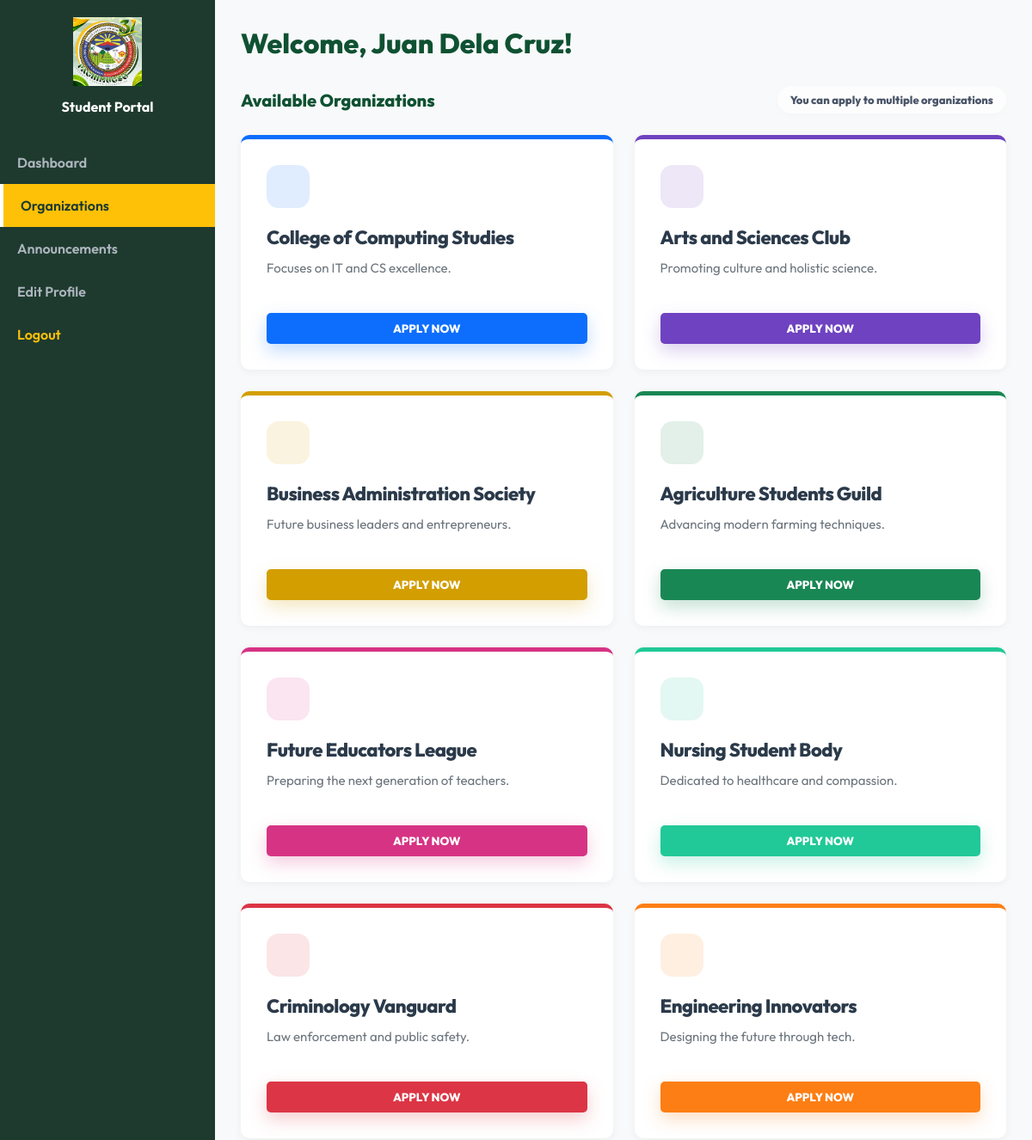
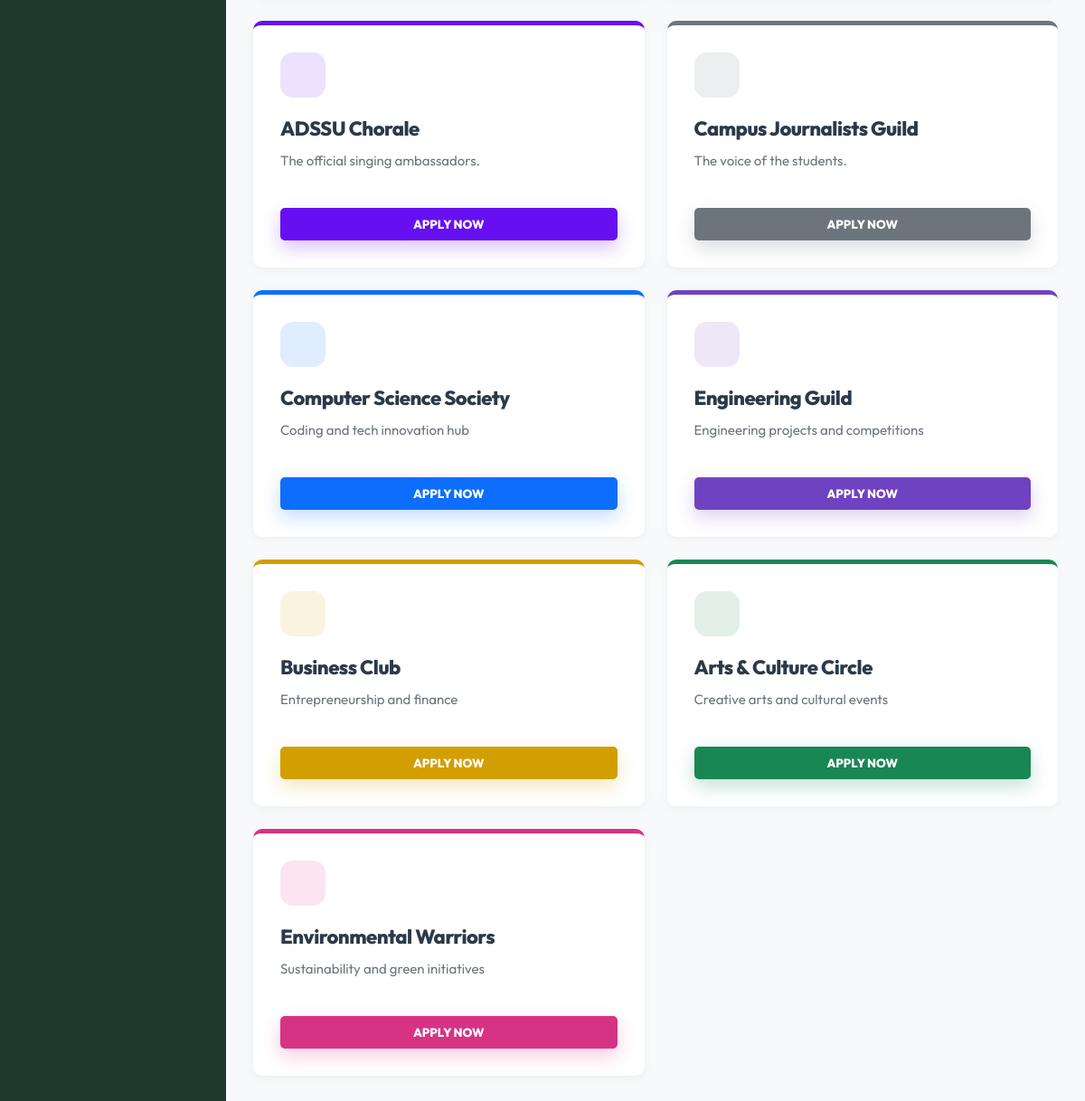
Screenshot of /student/organizations.php (signed in) with the database file from the repository (2 pictures, top to bottom).
### tables this page shows
CREATE TABLE IF NOT EXISTS `organizations` (
    `id` INT AUTO_INCREMENT PRIMARY KEY,
    `name` VARCHAR(255) NOT NULL,
    `description` TEXT,
    `created_at` TIMESTAMP DEFAULT CURRENT_TIMESTAMP
);

### student/organizations.php (the view, shortened to what this page needs)
<?php
require_once 'student_header.php';
$myApps = [];
?>
<div class="card" style="background: transparent; box-shadow: none; border: none; padding: 0;">
    <div style="display: flex; justify-content: space-between; align-items: center; margin-bottom: 25px;">
        <div class="card-title" style="margin: 0;"><i class="fa-solid fa-layer-group"></i> Available Organizations</div>
        <span style="background: rgba(255,255,255,0.7); padding: 8px 15px; border-radius: 20px; font-size: 13px; font-weight: 800; color: #4a5568; box-shadow: 0 2px 10px rgba(0,0,0,0.02);"><i class="fa-solid fa-circle-info" style="color: var(--primary);"></i> You can apply to multiple organizations</span>
    </div>
    <div style="display: grid; grid-template-columns: repeat(auto-fill, minmax(320px, 1fr)); gap: 25px;">
        <?php
        $stmt = $pdo->query("SELECT * FROM organizations");
        while($org = $stmt->fetch()):
            $org_colors = ['#0d6efd', '#6f42c1', '#d39e00', '#198754', '#d63384', '#20c997', '#dc3545', '#fd7e14', '#6610f2', '#6c757d'];
            $accent = $org_colors[($org['id'] - 1) % 10];
        ?>
        <div class="card" style="margin: 0; padding: 30px; display: flex; flex-direction: column; border-top: 5px solid <?= $accent ?>;">
            <div style="width: 50px; height: 50px; background: <?= $accent ?>20; color: <?= $accent ?>; border-radius: 14px; display: flex; align-items: center; justify-content: center; font-size: 24px; margin-bottom: 20px;">
            </div>
            <h3 style="color: #2b3a4a; margin: 0 0 10px 0; font-size: 22px; font-weight: 800; letter-spacing: -0.5px;"><?= htmlspecialchars($org['name']) ?></h3>
            <p style="font-size:15px; color:#6c757d; line-height: 1.6; flex: 1; margin-top: 0;"><?= htmlspecialchars($org['description']) ?></p>
            <div style="margin-top: 25px;">
                <?php
                $appStatus = isset($myApps[$org['id']]) ? $myApps[$org['id']] : null;
                if ($appStatus === 'APPROVED'): ?>
                    <button class="btn" style="width: 100%; background: linear-gradient(135deg, #84fab0 0%, #8fd3f4 100%); color: #0d4a22; cursor: default; box-shadow: none;"><i class="fa-solid fa-check-double"></i> Approved Member</button>
                <?php elseif ($appStatus === 'PENDING'): ?>
                    <button class="btn" style="width: 100%; background: #fff3cd; color: #856404; cursor: default; box-shadow: none;"><i class="fa-solid fa-hourglass-half"></i> Pending Review</button>
                <?php else: ?>
                    <form action="apply.php" method="POST" style="margin:0;">
                        <button type="submit" class="btn" style="width: 100%; background: <?= $accent ?>; color: white; box-shadow: 0 8px 20px <?= $accent ?>40; text-transform: uppercase; font-weight: 800;" onclick="return confirm('Apply to <?= addslashes($org['name']) ?>?');"><i class="fa-solid fa-paper-plane"></i> <?= $appStatus === 'REJECTED' ? 'Apply Again' : 'Apply Now' ?></button>
                    </form>
                <?php endif; ?>
            </div>
        </div>
        <?php endwhile; ?>
    </div>
</div>
<?php require_once 'student_footer.php'; ?>

### student/student_header.php (shortened to what this page needs)
<?php
$current_page = basename($_SERVER['PHP_SELF']);
?>
<!DOCTYPE html>
<html lang="en">
<head>
</head>
<body>
<div class="layout-wrapper">
    <div class="sidebar">
        <div class="sidebar-logo">
            <img src="../adssu.png" alt="Logo">
            <h3 style="margin:10px 0; font-size:16px;">Student Portal</h3>
        </div>
        <div class="sidebar-links">
            <a href="dashboard.php" class="<?= $current_page=='dashboard.php'?'active':'' ?>">Dashboard</a>
            <a href="organizations.php" class="<?= $current_page=='organizations.php'?'active':'' ?>">Organizations</a>
            <a href="announcements.php" class="<?= $current_page=='announcements.php'?'active':'' ?>">Announcements</a>
            <a href="profile.php" class="<?= $current_page=='profile.php'?'active':'' ?>">Edit Profile</a>
            <a href="logout.php" style="margin-top:auto; color:#ffc107;">Logout</a>
        </div>
    </div>
    <div class="main-content">
        <div class="header">
            <h1>Welcome, <?= htmlspecialchars($_SESSION['fullname']) ?>!</h1>
        </div>

### student/student_footer.php
    </div>
</div>
</body>
</html>

### student/student_header.php (style rules this page uses)
:root { --primary: #0F5132; --secondary: #FFC107; --bg-color: #F8F9FA; --text-main: #212529; --card-bg: #FFFFFF; }
body { margin: 0; font-family: 'Outfit', sans-serif; background: var(--bg-color); color: var(--text-main); display: flex; min-height: 100vh; flex-direction: column; }
.layout-wrapper { display: flex; flex: 1; flex-direction: column; }
@media (min-width: 768px) { .layout-wrapper { flex-direction: row; } }
.sidebar { width: 100%; background: #1e3a2f; color: white; padding: 20px 0; display: flex; flex-direction: column; }
@media (min-width: 768px) { .sidebar { width: 250px; min-height: 100vh; position: sticky; top: 0; } }
.sidebar-logo { text-align: center; margin-bottom: 20px; }
.sidebar-logo img { width: 80px; }
.sidebar-links { display: flex; flex-direction: column; }
.sidebar a { color: #adb5bd; text-decoration: none; padding: 15px 20px; display: block; font-weight: 600; transition: 0.3s; }
.sidebar a:hover, .sidebar a.active { background: var(--secondary); color: #1e3a2f; border-left: 4px solid white; }
.main-content { flex: 1; padding: 30px; }
.header { margin-bottom: 30px; }
.header h1 { margin: 0; color: var(--primary); font-weight: 800; }
.card { background: var(--card-bg); border-radius: 10px; padding: 25px; box-shadow: 0 2px 10px rgba(0,0,0,0.05); margin-bottom: 20px; }
.card-title { font-size: 20px; font-weight: 800; color: var(--primary); margin-bottom: 15px; }
.btn { padding: 10px 20px; border: none; border-radius: 5px; cursor: pointer; font-weight: 600; text-decoration: none; display: inline-block; font-family: inherit; transition: 0.3s; }

### rows the page displays
organizations: name "College of Computing Studies", description "Focuses on IT and CS excellence."
organizations: name "Arts and Sciences Club", description "Promoting culture and holistic science."
organizations: name "Business Administration Society", description "Future business leaders and entrepreneurs."
organizations: name "Agriculture Students Guild", description "Advancing modern farming techniques."
organizations: name "Future Educators League", description "Preparing the next generation of teachers."
organizations: name "Nursing Student Body", description "Dedicated to healthcare and compassion."
organizations: name "Criminology Vanguard", description "Law enforcement and public safety."
organizations: name "Engineering Innovators", description "Designing the future through tech."
organizations: name "ADSSU Chorale", description "The official singing ambassadors."
organizations: name "Campus Journalists Guild", description "The voice of the students."
organizations: name "Computer Science Society", description "Coding and tech innovation hub"
organizations: name "Engineering Guild", description "Engineering projects and competitions"
organizations: name "Business Club", description "Entrepreneurship and finance"
organizations: name "Arts & Culture Circle", description "Creative arts and cultural events"
organizations: name "Environmental Warriors", description "Sustainability and green initiatives"

### other values shown
$_SESSION['fullname'] "Juan Dela Cruz"
